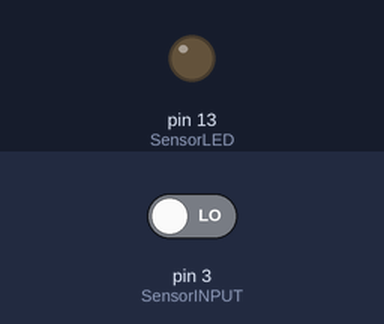
Bench run of a sketch on a simulated Arduino Uno, built with avr-gcc and run on an emulated ATmega328P. On the bench: output pins drawn as LEDs (lit = HIGH). The inputs (shaded band) are chosen by the test bench; at power-on: pin 3 (SensorINPUT) LOW.

Above: at 1.2 s.
1.3 s: pin 3 (SensorINPUT) driven HIGH
At 1.7 s:
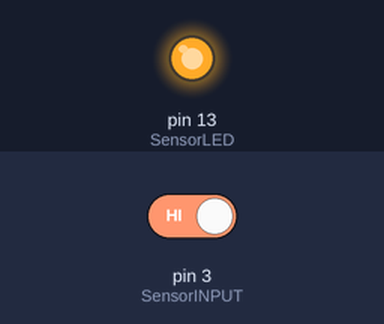
Timing chart, 0 to 4.3 s (numbered marks = the images above; inputs shaded):
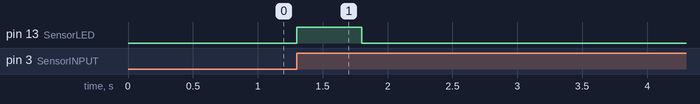

The sketch:

8.ino
```cpp
int SensorLED = 13;       //定义LED为数字引脚13
int SensorINPUT = 3;      //连接震动开关到中断1，也就是数字引脚3
unsigned char state = 0;

void setup()
{
  pinMode(SensorLED, OUTPUT);         //LED为输出模式
  pinMode(SensorINPUT, INPUT);        //震动开关为输入模式

  //低电平变高电平的过程中，触发中断1，调用blink函数
  attachInterrupt(1, blink, RISING);
}

void loop()
{
      if(state!=0){              // 如果state不是0时
        state = 0;               // state值赋为0
        digitalWrite(SensorLED,HIGH);   // 亮灯
        delay(500);          //延时500ms
      }
      else
        digitalWrite(SensorLED,LOW);     // 否则，关灯
}

void blink()
{                //中断函数blink()
state++;             //一旦中断触发，state就不断自加
}
```

Measured:
- after the input at 1.3 s, pin 13 (SensorLED): LOW → HIGH at once, → LOW 0.50 s later
